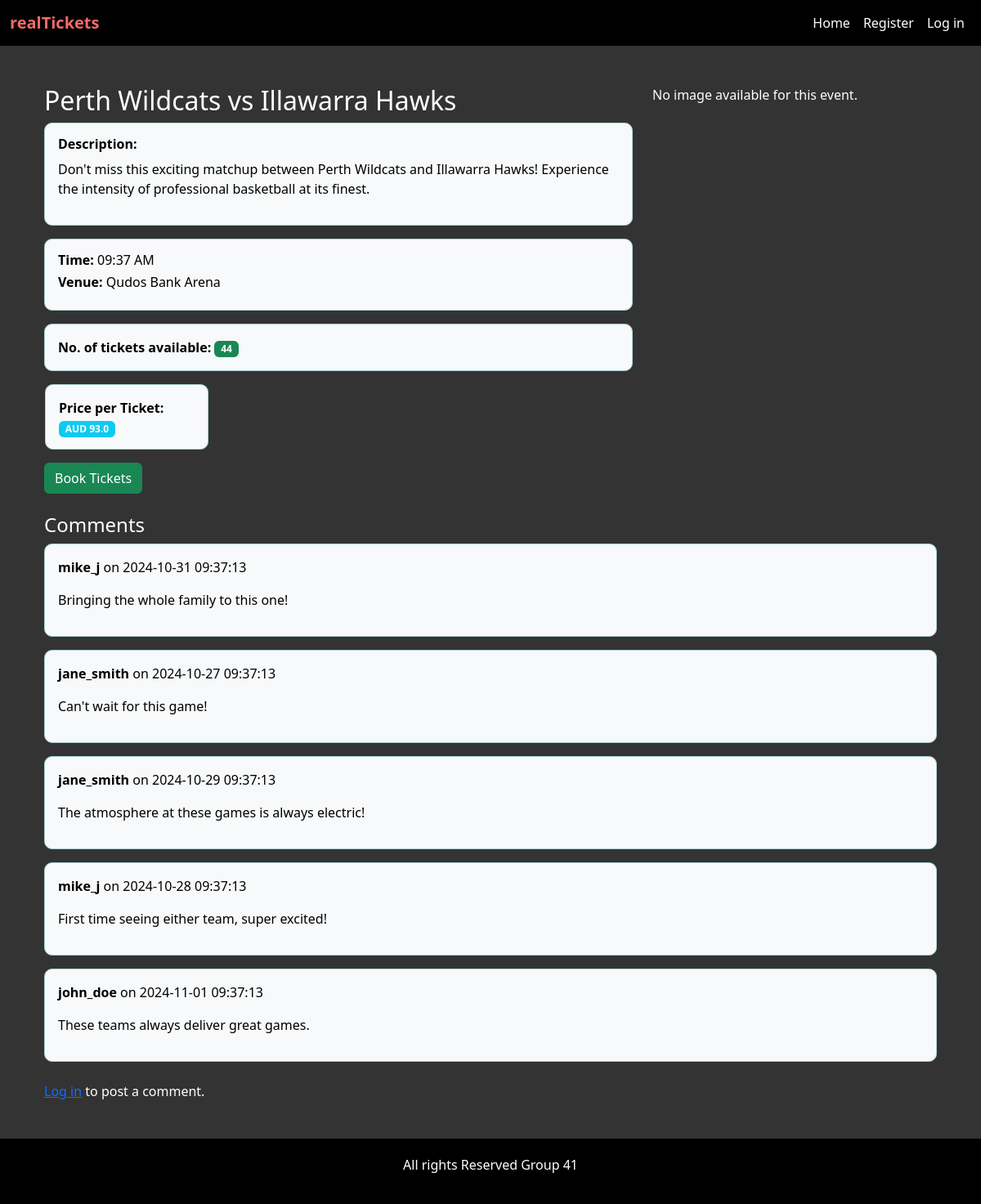
Screenshot of /event/4 with the database file from the repository.
### index/models.py (models this page shows, shortened)
class Event(db.Model):
    __tablename__ = 'events'  # Ensure this matches your database table name
    id = db.Column(db.Integer, primary_key=True)
    name = db.Column(db.String(100), nullable=False)
    date = db.Column(db.DateTime, default=datetime.utcnow)
    location = db.Column(db.String(200))
    description = db.Column(db.Text, nullable=True)
    seats_available = db.Column(db.Integer, nullable=False)
    status = db.Column(db.String(50), nullable=False, default='Open')  # Default to 'Open'
    price_per_ticket = db.Column(db.Float, nullable=False)  # Price per ticket
    created_by = db.Column(db.Integer, db.ForeignKey('user.id'), nullable=False)  # Reference to the user
    created_at = db.Column(db.DateTime, default=datetime.utcnow)  # Track creation time
    comments = db.relationship('Comment', backref='event', lazy=True)
    tickets = db.relationship('Ticket', back_populates='event', cascade='all, delete-orphan')
    image_filename = db.Column(db.String(120), nullable=True)  # Image filename

class Comment(db.Model):
    id = db.Column(db.Integer, primary_key=True)
    user_id = db.Column(db.Integer, db.ForeignKey('user.id'), nullable=False)  # Foreign key to User
    event_id = db.Column(db.Integer, db.ForeignKey('events.id'), nullable=False)  # Foreign key to Event
    content = db.Column(db.Text, nullable=False)
    date_posted = db.Column(db.DateTime, default=datetime.utcnow)  # Timestamp for comment
    user = db.relationship('User', backref=db.backref('comments', lazy=True))

class User(UserMixin, db.Model):  # Inherit from UserMixin
    id = db.Column(db.Integer, primary_key=True)
    first_name = db.Column(db.String(100), nullable=False)
    last_name = db.Column(db.String(100), nullable=False)
    dob = db.Column(db.String(10), nullable=False)
    email = db.Column(db.String(120), unique=True, nullable=False)
    username = db.Column(db.String(80), unique=True, nullable=False)
    password = db.Column(db.String(200), nullable=False)  # For storing hashed passwords
    bio = db.Column(db.Text, nullable=True)  # Optional field for user bio
    created_at = db.Column(db.DateTime, default=datetime.utcnow)  # Track creation time
    contact_number = db.Column(db.String(20), nullable=False)
    street_address = db.Column(db.String(200), nullable=False)

### index/views.py (the view)
@main_bp.route('/event/<int:event_id>')
def event_details(event_id):
    event = Event.query.get(event_id)
    if event is None:
        flash('Event not found', 'danger')
        return redirect(url_for('main.home'))
    return render_template('event_details.html', event=event)

### index/templates/event_details.html (shortened to what this page needs)
{% extends "base.html" %}
{% block content %}
<div class="container mt-4">
    <div class="row">
        <div class="col-md-8">
            <h2 class="event-title">{{ event.name }}</h2>
            <div class="description custom-box">
                <h6><strong>Description:</strong></h6>
                <p>{{ event.description }}</p>
            </div>
            <div class="event-details custom-box">
                <h6><strong>Time:</strong> {{ event.date.strftime('%I:%M %p') }}</h6>
                <h6><strong>Venue:</strong> {{ event.location }}</h6>
            </div>
            <div class="tickets-available custom-box">
                <strong>No. of tickets available:</strong> <span class="badge bg-success">{{ event.seats_available
                    }}</span>
            </div>
        </div>
        <div class="col-md-4">
            {% if event.image_filename %}
            <img src="{{ url_for('static', filename='uploads/' ~ event.image_filename) }}"
                class="img-fluid rounded mb-4" alt="Event Image">
            {% else %}
            <p>No image available for this event.</p>
            {% endif %}
        </div>
        <div class="ticket-price custom-box"
            style="max-width: 200px !important; max-height: 80px !important; margin-left: 13px !important;">
            <strong>Price per Ticket:</strong>
            <span class="badge bg-info">AUD {{ event.price_per_ticket }}</span>
        </div>
    </div>
    <div class="text-start mb-4">
        {% if event.status in ['Sold Out', 'Cancelled', 'Inactive'] %}
        <button class="btn btn-secondary" disabled>Sold Out / Inactive / Cancelled</button>
        {% else %}
        <a href="{{ url_for('main.tickets', event_id=event.id) }}" class="btn btn-success">Book Tickets</a>
        {% endif %}
    </div>
    <h4 class="mt-4">Comments</h4>
    <div class="comments-section mb-4">
        {% for comment in event.comments %}
        <div class="comment custom-box">
            <p><strong>{{ comment.user.username }}</strong> on {{ comment.date_posted.strftime('%Y-%m-%d %H:%M:%S') }}
            </p>
            <p>{{ comment.content }}</p>
        </div>
        {% endfor %}
    </div>
    {% if current_user.is_authenticated %}
    <form action="{{ url_for('main.post_comment', event_id=event.id) }}" method="POST" class="mb-4">
        <div class="mb-3">
            <label for="content" class="form-label">Your Comment</label>
            <textarea class="form-control" id="content" name="content" rows="3" required></textarea>
        </div>
        <button type="submit" class="btn btn-primary">Post Comment</button>
    </form>
    {% else %}
    <p><a href="{{ url_for('main.login') }}">Log in</a> to post a comment.</p>
    {% endif %}
</div>
{% endblock %}

### index/templates/base.html (style rules this page uses)
body { background-color: #333; color: white; min-height: 100vh; display: flex; flex-direction: column; }

### index/templates/event_details.html (style rules this page uses)
.custom-box { background-color: #f8f9fa; color: black; border: 1px solid #a6d1d1; border-radius: 0.60rem; padding: 1rem; margin-bottom: 1rem; }

### rows the page displays
Event: name "Perth Wildcats vs Illawarra Hawks", description "Don't miss this exciting matchup between Perth Wildcats and Illawarra Hawks! Experience the intensity of professional basketball at its finest.", date "09:37 AM", location "Qudos Bank Arena", seats_available "44", price_per_ticket "93.0"
Comment: user.username "mike_j", date_posted "2024-10-31 09:37:13", content "Bringing the whole family to this one!"
Comment: user.username "jane_smith", date_posted "2024-10-27 09:37:13", content "Can't wait for this game!"
Comment: user.username "jane_smith", date_posted "2024-10-29 09:37:13", content "The atmosphere at these games is always electric!"
Comment: user.username "mike_j", date_posted "2024-10-28 09:37:13", content "First time seeing either team, super excited!"
Comment: user.username "john_doe", date_posted "2024-11-01 09:37:13", content "These teams always deliver great games."
